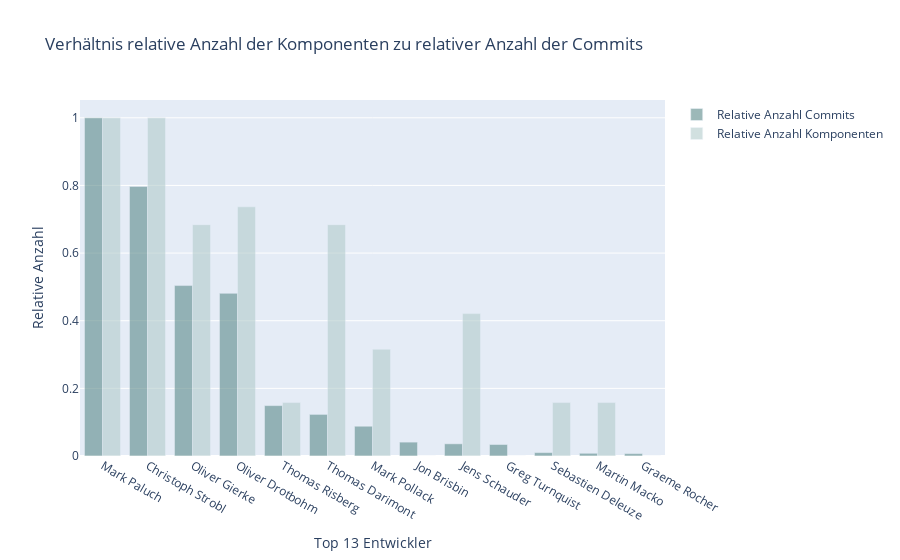

Notebook code for this chart:
### Markdown cell above
* Die beiden Top-Entwickler (Christoph Strobl und Mark Paluch) haben in allen 19 Komponenten Beiträge geleistet.
* Weiteren vorderen Plätze in den Top 5 decken sich ungefähr mit den Top-Entwickler nach Commit-Anzahl.
* Ausreißer:
    * Thomas Darimont hat Beiträge zu 13 Komponenten geleistet, aber nur 3,6% aller Commits beigetragen.
    * Thomas Risberg hat 4,4% aller Commits beigetragen, aber nur an in 3 fachlichen Komponenten.

### Code cell
# Verhältnis CommitsByAuthor und BcCountByAuthor

MAX_COMMIT_COUNT = 1574
MAX_BC_COUNT = 19

relative_commit_and_bc_counts = dict()
for author in TOP_13_AUTHORS: 
    relative_commit_and_bc_counts[author] = None

for i, row in topAuthorsByCommitCount_df.iterrows():
    relative_commit_count = round((row['Commits'] / MAX_COMMIT_COUNT), 3)
    relative_commit_and_bc_counts[row['Author']] = dict(name=row['Author'], rel_commit_count=relative_commit_count) 

for i, row in bcCountByAuthor_query_df.iterrows():   
    if row['Author'] in TOP_13_AUTHORS:
        relative_bc_count = round((row['BoundedContextCount'] / MAX_BC_COUNT), 3)
        relative_commit_and_bc_counts[row['Author']]['rel_bc_count'] = relative_bc_count
    
relativeCommitAndBcCounts_df = pandas.DataFrame(data=list(relative_commit_and_bc_counts.values()))
for i, row in relativeCommitAndBcCounts_df.iterrows():
    if pandas.isna(row['rel_bc_count']):
        relativeCommitAndBcCounts_df.at[i,'rel_bc_count'] = 0

# print(relativeCommitAndBcCounts_df)
fig = px.fig = px.bar(relativeCommitAndBcCounts_df, x='name', y=['rel_commit_count', 'rel_bc_count'], barmode='group',
                      color_discrete_map={'rel_commit_count': 'rgb(92, 138, 138)', 'rel_bc_count': 'rgb(179, 204, 204)'},
                      labels={'name': 'Top 13 Entwickler', 'value': 'Relative Anzahl', 'variable': ''},
                      title='Verhältnis relative Anzahl der Komponenten zu relativer Anzahl der Commits')
fig.data[0].name = 'Relative Anzahl Commits'
fig.data[1].name = 'Relative Anzahl Komponenten'
fig.update_traces(opacity=0.6)
fig.show()

### Figure 1 — Plotly figure (JSON) as saved in the notebook; plotly's stock layout.template omitted (floating-point values rounded to 4 significant figures)
{"data": [{"alignmentgroup": "True", "hovertemplate": "=rel_commit_count<br>Top 13 Entwickler=%{x}<br>Relative Anzahl=%{y}<extra></extra>", "legendgroup": "rel_commit_count", "marker": {"color": "rgb(92, 138, 138)", "pattern": {"shape": ""}}, "name": "Relative Anzahl Commits", "offsetgroup": "rel_commit_count", "opacity": 0.6, "orientation": "v", "showlegend": true, "textposition": "auto", "type": "bar", "x": ["Mark Paluch", "Christoph Strobl", "Oliver Gierke", "Oliver Drotbohm", "Thomas Risberg", "Thomas Darimont", "Mark Pollack", "Jon Brisbin", "Jens Schauder", "Greg Turnquist", "Sebastien Deleuze", "Martin Macko", "Graeme Rocher"], "xaxis": "x", "y": [1, 0.797, 0.504, 0.481, 0.149, 0.123, 0.088, 0.041, 0.036, 0.034, 0.01, 0.008, 0.007], "yaxis": "y"}, {"alignmentgroup": "True", "hovertemplate": "=rel_bc_count<br>Top 13 Entwickler=%{x}<br>Relative Anzahl=%{y}<extra></extra>", "legendgroup": "rel_bc_count", "marker": {"color": "rgb(179, 204, 204)", "pattern": {"shape": ""}}, "name": "Relative Anzahl Komponenten", "offsetgroup": "rel_bc_count", "opacity": 0.6, "orientation": "v", "showlegend": true, "textposition": "auto", "type": "bar", "x": ["Mark Paluch", "Christoph Strobl", "Oliver Gierke", "Oliver Drotbohm", "Thomas Risberg", "Thomas Darimont", "Mark Pollack", "Jon Brisbin", "Jens Schauder", "Greg Turnquist", "Sebastien Deleuze", "Martin Macko", "Graeme Rocher"], "xaxis": "x", "y": [1, 1, 0.684, 0.737, 0.158, 0.684, 0.316, 0, 0.421, 0, 0.158, 0.158, 0], "yaxis": "y"}], "layout": {"barmode": "group", "legend": {"title": {"text": ""}, "tracegroupgap": 0}, "title": {"text": "Verhältnis relative Anzahl der Komponenten zu relativer Anzahl der Commits"}, "xaxis": {"anchor": "y", "domain": [0, 1], "title": {"text": "Top 13 Entwickler"}}, "yaxis": {"anchor": "x", "domain": [0, 1], "title": {"text": "Relative Anzahl"}}}}
